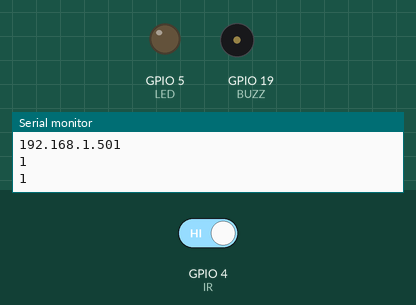
A sketch run on a simulated ESP32. On the bench: output pins drawn as LEDs (lit = HIGH), buzzer (waves = sounding, pin HIGH), the last lines printed to the serial monitor. Dashed ring = blinking. The inputs (shaded band) are chosen by the test bench; at power-on: GPIO 4 (IR) HIGH. WiFi joins after 1.5 s; servers stay silent unless stated; uploads are accepted with an empty reply.

Above: at 2.7 s.
2.8 s: GPIO 4 (IR) driven LOW
At 3.1 s:
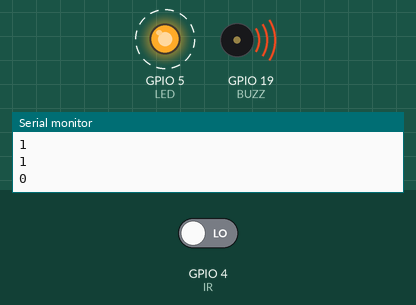
5.8 s: GPIO 4 (IR) driven HIGH
At 6.4 s:
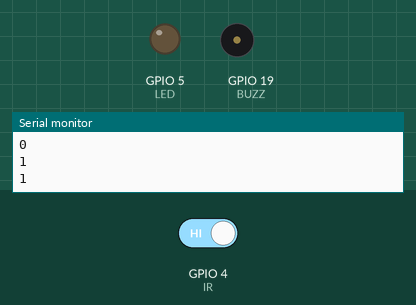
Timing chart, 0 to 8.8 s (numbered marks = the images above; inputs shaded):
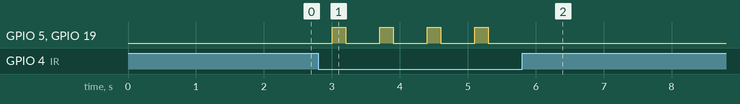

The sketch:

fire_notification_sys.ino
```cpp
#include<WiFi.h>
#include<HTTPClient.h>
#include<ArduinoJson.h>

#define IR 4
#define LED 5
#define BUZZ 19

void setup() {
  // put your setup code here, to run once:
  Serial.begin(115200);
  pinMode(IR,INPUT);
  pinMode(LED,OUTPUT);
  pinMode(BUZZ,OUTPUT);
  WiFi.begin("Redmi9Power","ritesh713146");
  Serial.print("Connecting to Redmi9Power...");
  while(WiFi.status() != WL_CONNECTED){
    Serial.print(".");
    delay(500);
  }
  Serial.println();
  Serial.println("WiFi connected");
  Serial.println("Local IP Address");
  Serial.print(WiFi.localIP());
}

void send_email(){
  if (WiFi.status() == WL_CONNECTED){
    HTTPClient http;
    StaticJsonDocument<200> jsonDocument; // Adjust the buffer size as needed
    jsonDocument["subject"] = "FROM ESP32";
    jsonDocument["body"] = "🎆🎇 Flame Detected ⚠️⚠️";
    String jsonData;
    serializeJson(jsonDocument, jsonData);
    http.begin("https://server-for-esp32.vercel.app/api/send");
    String jsondata = "{subject:ESP32,body:From esp32}";
    http.addHeader("Content-Type","application/json");
    int httpCode = http.POST(jsonData);
    if (httpCode > 0){
      String resp = http.getString();
      Serial.println();
      Serial.println(resp);
    }
    http.end();
  }else{
    Serial.println("WiFi disconnected. Please Restart");
  }
}

void loop() {
  // put your main code here, to run repeatedly:
  int num = digitalRead(IR);
  Serial.println(num);
  if (num == 0){
    digitalWrite(LED,1);
    digitalWrite(BUZZ,1);
    send_email();
  }
  digitalWrite(LED,0);
  digitalWrite(BUZZ,0);
  delay(500);
}
```

Measured:
- after the input at 2.8 s, GPIO 5 (LED), GPIO 19 (BUZZ): alternates HIGH for 0.20 s and LOW for 0.50 s, starting after 0.20 s
- after the input at 5.8 s, GPIO 5 (LED), GPIO 19 (BUZZ): stops changing and stays LOW
